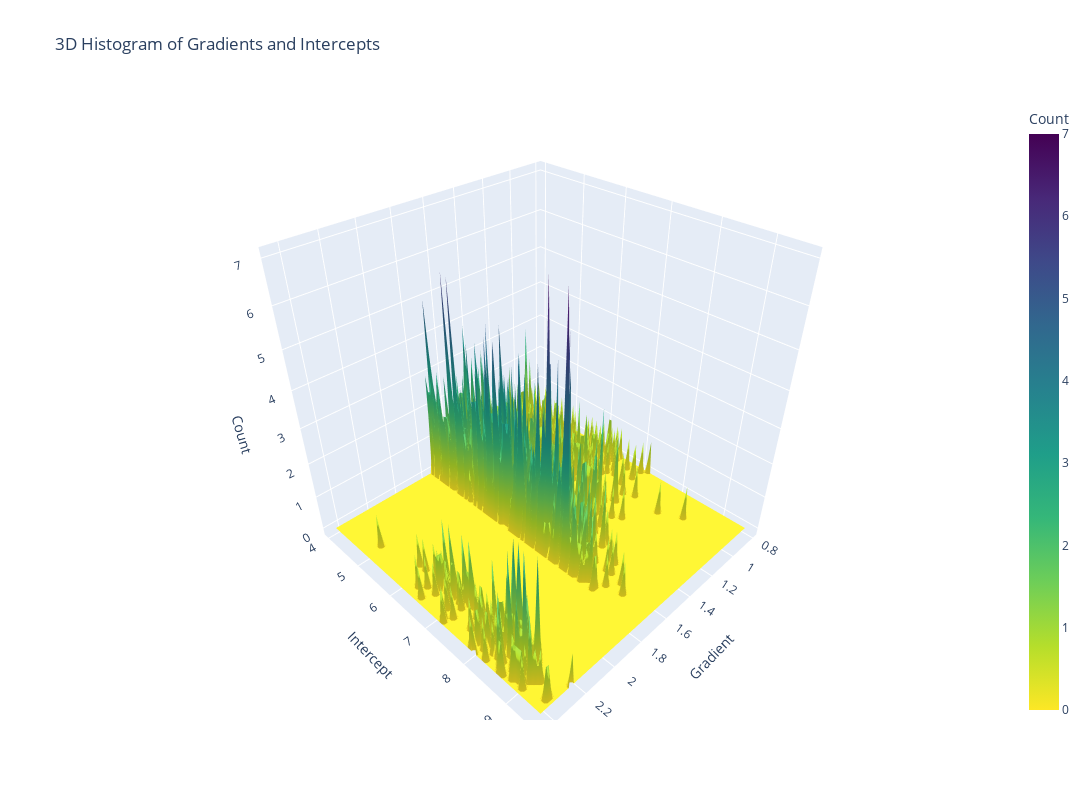

The cell this chart's notebook holds for it:
### Code cell
plot_3d_histogram_with_plotly(WT_non_smimming_results)
